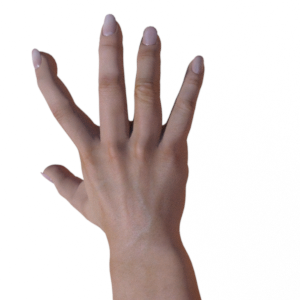
#> input picture mid/train/paper/p0.jpg, 300 x 300 px; its folder holds only this picture in this run; the run also reads 1 picture not shown here
$ python train.py
#> lines starting #> are read from the running program, lines starting #| are printed output that depends on the picture
import imutils
import os
import numpy as np
import cv2
from sklearn.svm import LinearSVC
from scipy.cluster.vq import *
from sklearn.preprocessing import StandardScaler
from sklearn.model_selection import train_test_split
from imutils import paths
import joblib
import random
#載入訓練資料集
train_path = "train"
training_names = os.listdir(train_path)
image_paths = []
image_classes = []
class_id = 0

for training_name in training_names:
    dir = os.path.join(train_path,training_name)
    class_path = list(paths.list_images(dir))
    image_paths += class_path
    image_classes += [class_id] * len(class_path)
    class_id += 1
#SIFT特徵提取器
sift = cv2.xfeatures2d.SIFT_create()
des_list = []

for image_path in image_paths:
    im = cv2.imread(image_path)
#> im is the input picture: shape (300, 300, 3); mean B, G, R 211.7, 213.4, 222.2
    im = cv2.resize(im,(300,300))
    kpts = sift.detect(im)
#> kpts = 68 keypoints; strongest (x, y, size): (131, 118, 3.6), (164, 122, 3), (47, 65, 16.3), (59, 173, 14.3)
    kpts , des = sift.compute(im,kpts)
    des_list.append((image_path,des))

descriptors = des_list[0][1]

for image_path,descriptor in des_list[1:]:
    descriptors = np.vstack((descriptors , descriptor))
#> this loop made 1 pass
#進行k-means分群
k = 30
voc,variance = kmeans(descriptors,k,1)
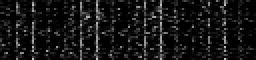
#> voc: shape (30, 128) float32 (shown 2 times larger); min 0, max 193, mean 21.6
#> variance = 212.2
im_features = np.zeros((len(des_list),k),"float32")
for i in range(len(des_list)):
    words,distance = vq(des_list[i][1],voc)
    for w in words:
        im_features[i][w] += 1
#> this loop made 2 passes
#進行SVM訓練
X=im_features
y = np.array(image_classes)
clf = LinearSVC()
clf.fit(X, y)

#載入測試資料
train_path = "train"
test_names = os.listdir(train_path)
#隨機產生電腦的手勢
dir = os.path.join(train_path,str(np.random.choice(test_names,1,replace = True)[0]))
class_path = list(paths.list_images(dir))
computer = str(np.random.choice(class_path,1,replace = True)[0])
#輸入使用者的手勢
player = input()
dir = os.path.join(train_path,player)
class_path = list(paths.list_images(dir))
player = str(np.random.choice(class_path,1,replace = True)[0])
#圖像處理函數
def img(name,img):
#> called with name = 'player', img = 'train/paper/p0.jpg'
    des_list2 = []
    im = cv2.imread(img)
    im = cv2.resize(im,(300,300))
    cv2.imshow(name, im)
    kpts = sift.detect(im)
    kpts , des = sift.compute(im,kpts)
    des_list2.append((img,des))

    descriptors = des_list2[0][1]

    for image_path,descriptor in des_list[1:]:
        descriptors = np.vstack((descriptors , descriptor))

    im_features2 = np.zeros((len(des_list),k),"float32")
    for i in range(len(des_list)):
        words,distance = vq(des_list[i][1],voc)
        for w in words:
            im_features2[i][w] += 1
    pre = clf.predict(im_features2)[0]
#> pre = 0
    l = ['paper','sciss' , 'rock']
    return [img[6:11], im]
#使用者及電腦進行圖像處理
player_res = img("player",player)
#> player_res = 2 items
computer_res = img("computer",computer)
#> in img (call 2), `kpts = sift.detect(im)`: kpts = 46 keypoints; strongest (x, y, size): (136, 34, 12.3), (124, 103, 7), (124, 104, 7.3), (133, 139, 15.5)
#> the loop in img (call 2), `for image_path,descriptor in des_list[1:]:` made 1 pass
#> the loop in img (call 2), `for i in range(len(des_list)):` made 2 passes
#> computer_res = 2 items
#產生比較結果
result = "res/"
if player_res[0] == computer_res[0]:
    result += "pin.png"
elif (player_res[0]=="sciss" and computer_res[0]=="paper") or (player_res[0]=="paper" and computer_res[0]=="stone") or (player_res[0]=="stone" and computer_res[0]=="sciss"):
    result += "win.png"
else:
    result += "lose.png"
#秀圖
#> (the run stopped early here; a loop or call above may not have finished)
